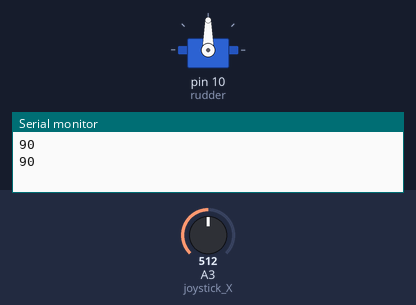
A sketch run on a simulated Arduino Uno, built with avr-gcc and run on an emulated ATmega328P. Shown: servo, the last lines printed to the serial monitor. Inputs (shaded band) come from the test bench; at power-on: A3 (joystick_X) = 512.

Above: at 1.8 s.
1.9 s: A3 (joystick_X) set to 900
At 3.5 s:
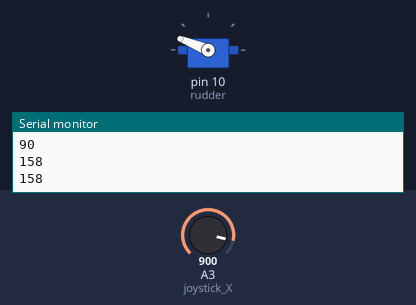
3.8 s: A3 (joystick_X) set to 122
At 5.7 s:
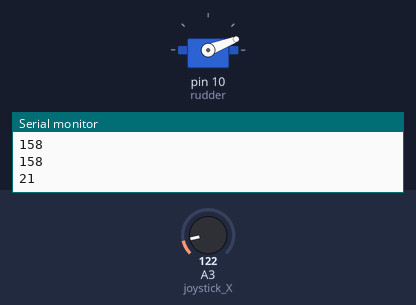
6.5 s: A3 (joystick_X) set to 0
At 7.5 s:
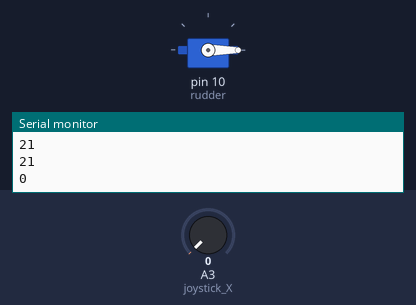
8.6 s: A3 (joystick_X) set to 306
At 10.6 s:
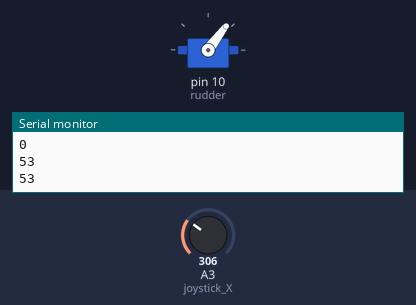
10.9 s: A3 (joystick_X) set to 716
At 12.3 s:
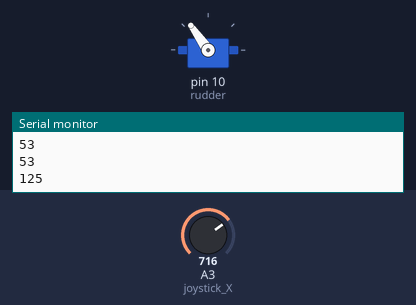
13.2 s: A3 (joystick_X) set to 1023
At 14.5 s:
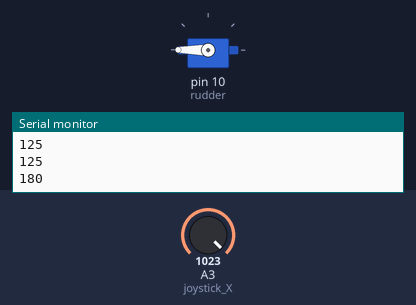
Timing chart, 0 to 16.2 s (numbered marks = the images above; inputs shaded):
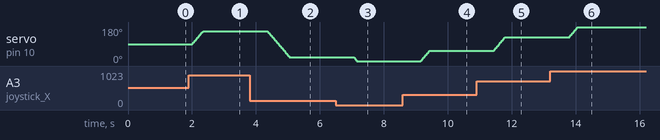

Measured:
- after the input at 1.9 s, servo on pin 10 (rudder): moves from 90° to 158° over 0.34 s, starting after 0.11 s
- after the input at 3.8 s, servo on pin 10 (rudder): moves from 158° to 21° over 0.69 s, starting after 0.55 s
- after the input at 6.5 s, servo on pin 10 (rudder): 21° → 0° after 0.55 s
- after the input at 8.6 s, servo on pin 10 (rudder): moves from 0° to 53° over 0.26 s, starting after 0.56 s
- after the input at 10.9 s, servo on pin 10 (rudder): moves from 53° to 125° over 0.36 s, starting after 0.52 s
- after the input at 13.2 s, servo on pin 10 (rudder): moves from 125° to 180° over 0.27 s, starting after 0.59 s

The sketch:

droneBoat_servo.ino
```cpp
#include <Servo.h>

#define joystick_X A3
#define SERVO_ROT_SPEED 5

Servo rudder;
int currentDir = 90;

void setup() {
  Serial.begin(115200);
  rudder.attach(10);

}

void loop() {

  int joyXInput = analogRead(joystick_X);
  int rudderDir = map(joyXInput, 0, 1023, 0, 180);
  Serial.println (rudderDir);
  currentDir = turnRudder(currentDir, rudderDir);

  //rudder.write(rudderDir);
  delay(1000);
}

int turnRudder(int currentDir, int finalDir){
  if (finalDir > currentDir){
    while (finalDir > currentDir){
      currentDir += 1;
      delay(SERVO_ROT_SPEED);
      rudder.write(currentDir);
    }
  }

  else if (finalDir < currentDir){
    while (finalDir < currentDir){
      currentDir -= 1;
      delay(SERVO_ROT_SPEED);
      rudder.write(currentDir);
    }
  }
  return currentDir;
}
```
